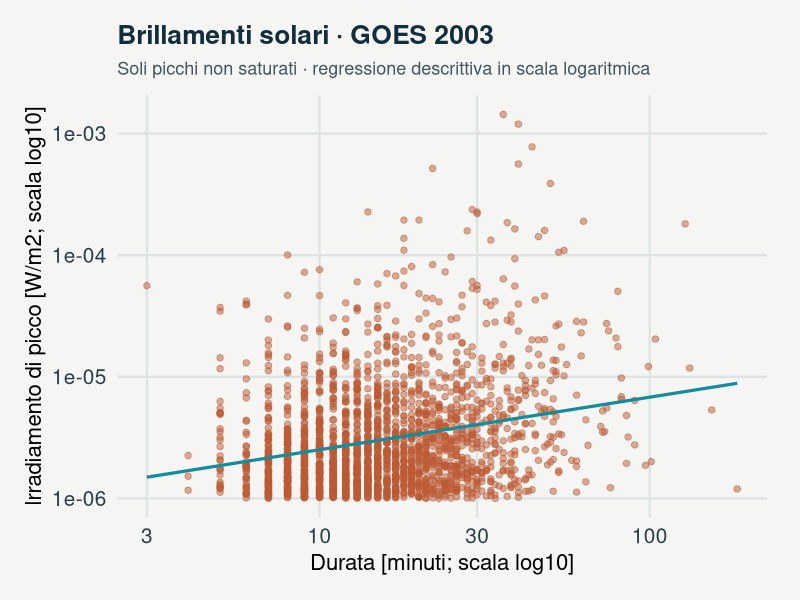
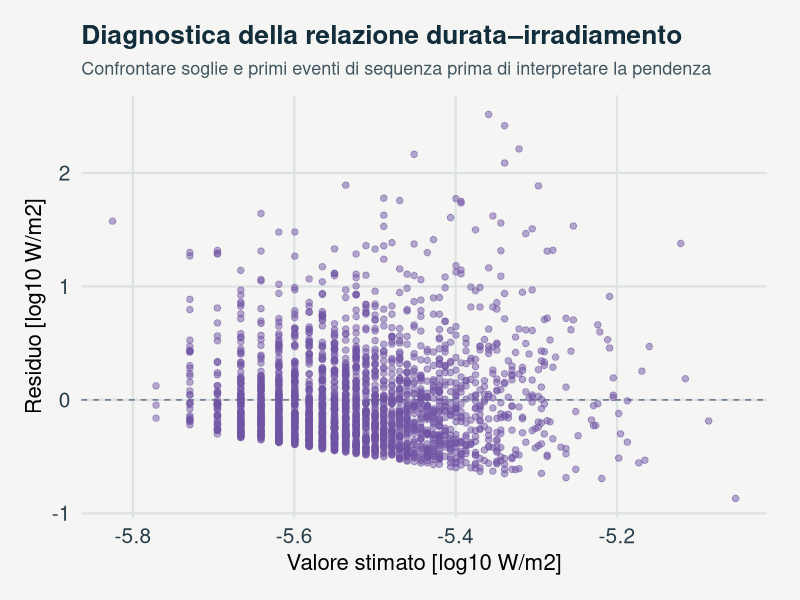
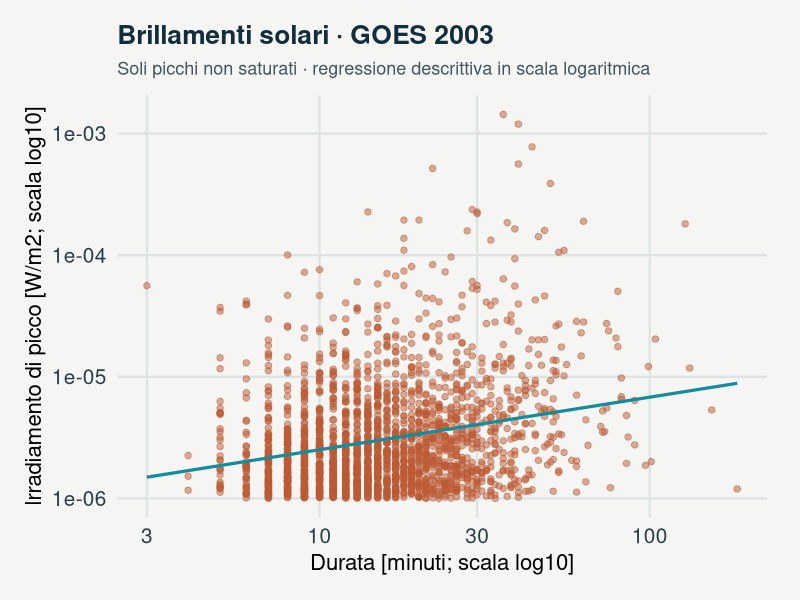
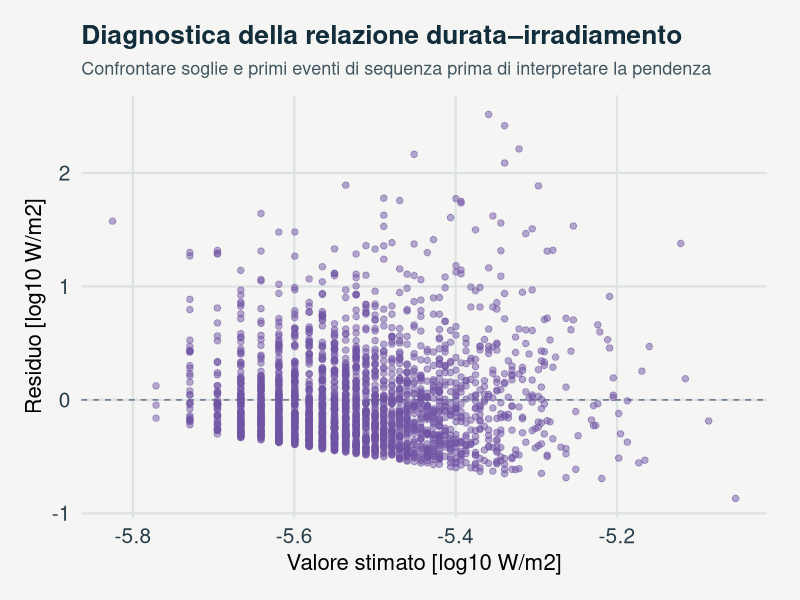

These figures' R source, in order:
# GeoStat Lab · Quando il sensore raggiunge il limite
# Dati osservati: consultare provenance.json.
# Estrarre il pacchetto; impostare questa cartella come directory di lavoro.
# install.packages("ggplot2")
# Codice: PolyForm Noncommercial 1.0.0, https://polyformproject.org/licenses/noncommercial/1.0.0
# Required Notice: Copyright 2026 Marzio De Corato (https://github.com/marzione00/Lab_Geo)

# GeoStat Lab — funzioni comuni. R >= 4.3; ggplot2 >= 3.4; jsonlite.
suppressPackageStartupMessages(library(ggplot2))
col_geo <- c('#168B9C','#BC5B35','#7054A4','#A17B19','#227864','#64748B')
theme_set(theme_minimal(base_size=17, base_family='sans') + theme(
  plot.background=element_rect(fill='#F5F6F3',colour=NA),
  panel.background=element_rect(fill='#F5F6F3',colour=NA),
  panel.grid.minor=element_blank(),panel.grid.major=element_line(colour='#DCE3E2'),
  plot.title=element_text(size=19,face='bold',colour='#122D3B'),
  plot.subtitle=element_text(size=13,colour='#405560',margin=margin(b=12)),
  axis.text=element_text(size=15,colour='#273E4A'),axis.title=element_text(size=16),
  legend.position='bottom',legend.title=element_blank(),legend.text=element_text(size=14),
  strip.text=element_text(size=15,face='bold'),plot.margin=margin(18,24,18,18)))
metric <- function(...) data.frame(grandezza=names(c(...)),valore=as.character(c(...)),check.names=FALSE)
f <- function(x,d=3) {out<-formatC(x,digits=d,format='fg');out[!is.finite(x)]<-'Non definito';out}
line_plot <- function(d,x='x',y='y',title='',xl=x,yl=y,group=NULL) {
 p<-ggplot(d,aes(x=.data[[x]],y=.data[[y]]))
 if(is.null(group)) p<-p+geom_line(colour=col_geo[1],linewidth=1.05) else p<-p+aes(colour=.data[[group]],group=.data[[group]])+geom_line(linewidth=1)+scale_colour_manual(values=col_geo)
 p+labs(title=title,x=xl,y=yl)
}
point_plot <- function(d,x='x',y='y',title='',xl=x,yl=y,group=NULL) {
 p<-ggplot(d,aes(x=.data[[x]],y=.data[[y]]))
 if(is.null(group))p<-p+geom_point(colour=col_geo[1],size=2.5,alpha=.8) else p<-p+aes(colour=.data[[group]])+geom_point(size=2.7,alpha=.85)+scale_colour_manual(values=col_geo)
 p+labs(title=title,x=xl,y=yl)
}
hist_plot<-function(x,title='',xl='Valore',bins=20)ggplot(data.frame(x=x),aes(x))+geom_histogram(bins=bins,fill=col_geo[1],colour='#F5F6F3')+labs(title=title,x=xl,y='Frequenza')
bar_plot<-function(d,x='gruppo',y='valore',title='',yl='Valore')ggplot(d,aes(x=.data[[x]],y=.data[[y]],fill=.data[[x]]))+geom_col(width=.65)+scale_fill_manual(values=rep(col_geo,length.out=length(unique(d[[x]])) ))+guides(fill='none')+labs(title=title,x=NULL,y=yl)
map_plot<-function(d,z='z',title='',xl='Est [km]',yl='Nord [km]')ggplot(d,aes(x,y,fill=.data[[z]]))+geom_raster()+coord_equal()+scale_fill_gradientn(colours=c('#153F56','#298C9C','#B8CDB2','#F1D889','#AD542F'))+labs(title=title,x=xl,y=yl)
acf_data<-function(x,lag=20){a<-acf(x,lag.max=min(lag,length(x)-1),plot=FALSE);data.frame(x=as.vector(a$lag)[-1],y=as.vector(a$acf)[-1])}
# AR(1), distribuzione marginale stazionaria N(0, 1).
ar_series<-function(n,rho){x<-numeric(n);x[1]<-rnorm(1);for(i in 2:n)x[i]<-rho*x[i-1]+sqrt(1-rho^2)*rnorm(1);x}
# Distanze euclidee in unità metriche già dichiarate; nessuna conversione implicita di CRS.
dist_cross<-function(a,b)sqrt(outer(a[,1],b[,1],'-')^2+outer(a[,2],b[,2],'-')^2)
# Predittore IDW: i punti coincidenti ricevono esattamente il valore osservato.
idw<-function(xy,z,new,power=2){dd<-dist_cross(new,xy);apply(dd,1,function(d)if(any(d<1e-10))mean(z[d<1e-10])else weighted.mean(z,d^(-power)))}
# CART didattico binario: divisioni assiali che minimizzano l'impurità di Gini.
cart_fit<-function(x,y,depth=2,minleaf=4){
 node<-list(p=mean(y),n=length(y));if(depth<1||length(unique(y))<2||length(y)<2*minleaf)return(node)
 best<-Inf
 for(j in seq_len(ncol(x))){v<-sort(unique(x[,j])); if(length(v)<2)next
  for(cut in (head(v,-1)+tail(v,-1))/2){left<-x[,j]<=cut;nl<-sum(left);nr<-sum(!left);if(min(nl,nr)<minleaf)next
   score<-nl*mean(y[left])*(1-mean(y[left]))+nr*mean(y[!left])*(1-mean(y[!left]))
   if(score<best){best<-score;node$j<-j;node$cut<-cut;split<-left}
  }
 }
 if(is.finite(best)){node$left<-cart_fit(x[split,,drop=FALSE],y[split],depth-1,minleaf);node$right<-cart_fit(x[!split,,drop=FALSE],y[!split],depth-1,minleaf)};node
}
cart_predict<-function(tree,x)apply(x,1,function(row){t<-tree;while(!is.null(t$j))t<-if(row[t$j]<=t$cut)t$left else t$right;t$p})

p <- list(
  # Soglia minima di irradiamento
  minimum_class = "C",
  # Eventi nelle sequenze
  sequence = "all",
  # Seme riproducibile: Riservato a eventuali estensioni campionarie; il calcolo corrente è deterministico.
  seed = 2026
)
# Rende ripetibile la sequenza pseudocasuale.
set.seed(p$seed)

# Legge la copia locale documentata, senza interrogare servizi esterni.
observations <- read.csv("data.csv", stringsAsFactors=FALSE, check.names=FALSE)

# I tempi sono UTC; la durata termina secondo la definizione operativa dell'archivio GOES.
data <- observations
start <- as.POSIXct(data$start_time, format = '%Y-%m-%d %H:%M:%S', tz = 'UTC')
end <- as.POSIXct(data$end_time, format = '%Y-%m-%d %H:%M:%S', tz = 'UTC')
data$duration_minutes <- as.numeric(difftime(end, start, units = 'mins'))
valid <- is.finite(data$duration_minutes) & data$duration_minutes > 0 &
  is.finite(data$xrsb_irrad) & data$xrsb_irrad > 0
missing_duration <- sum(!valid)

# La soglia di irradiamento seleziona un sottocampione; non corregge la completezza del catalogo.
threshold <- switch(p$minimum_class, B = 1e-7, C = 1e-6, M = 1e-5)
selection <- valid & data$xrsb_irrad >= threshold
if (p$sequence == 'first') selection <- selection & data$sequential_flare_num == 1
selected <- data[selection, ]

# I picchi saturati rimangono visibili nel conteggio ma sono sempre esclusi dalla regressione.
saturated <- selected[selected$peak_saturated == 1, ]
data <- selected[!is.na(selected$peak_saturated) & selected$peak_saturated == 0, ]
stopifnot(nrow(data) >= 10)
data$log_duration <- log10(data$duration_minutes)
data$log_irradiance <- log10(data$xrsb_irrad)

# La retta riassume l'associazione logaritmica; le osservazioni non identificano un rapporto causale.
fit <- lm(log_irradiance ~ log_duration, data = data)
data$fitted_log_irradiance <- as.numeric(predict(fit))
data$residual_log_irradiance <- resid(fit)
rho <- cor(data$duration_minutes, data$xrsb_irrad, method = 'spearman')
metrics <- metric('Eventi nel file originale' = nrow(observations),
  'Durata o intensità non utilizzabile' = missing_duration,
  'Eventi selezionati prima del controllo saturazione' = nrow(selected),
  'Picchi saturati esclusi dal modello' = nrow(saturated),
  'Eventi nel modello' = nrow(data),
  'Pendenza in scala log10' = f(unname(coef(fit)[2])),
  'Correlazione di Spearman' = f(rho))

# Assi logaritmici mantengono visibili eventi che differiscono per diversi ordini di grandezza.
g1 <- ggplot(data, aes(duration_minutes, xrsb_irrad)) +
  geom_point(colour = '#BC5B35', alpha = 0.5, size = 1.9) +
  geom_smooth(method = 'lm', formula = y ~ x, se = FALSE, colour = '#168B9C', linewidth = 1.1) +
  scale_x_log10() + scale_y_log10() +
  labs(title = 'Brillamenti solari · GOES 2003',
    subtitle = 'Soli picchi non saturati · regressione descrittiva in scala logaritmica',
    x = 'Durata [minuti; scala log10]', y = 'Irradiamento di picco [W/m2; scala log10]')

# Il grafico dei residui aiuta a riconoscere dispersione variabile e forme non lineari.
g2 <- ggplot(data, aes(fitted_log_irradiance, residual_log_irradiance)) +
  geom_hline(yintercept = 0, colour = '#64748B', linetype = 2) +
  geom_point(colour = '#7054A4', alpha = 0.5, size = 1.9) +
  labs(title = 'Diagnostica della relazione durata–irradiamento',
    subtitle = 'Confrontare soglie e primi eventi di sequenza prima di interpretare la pendenza',
    x = 'Valore stimato [log10 W/m2]', y = 'Residuo [log10 W/m2]')
plots <- list(g1, g2)


print(metrics, row.names=FALSE)
for (i in seq_along(plots)) {
  print(plots[[i]])
  ggsave(paste0("figura_",i,".pdf"),plots[[i]],width=9,height=5.5)
}
write.csv(data,"risultati.csv",row.names=FALSE)
